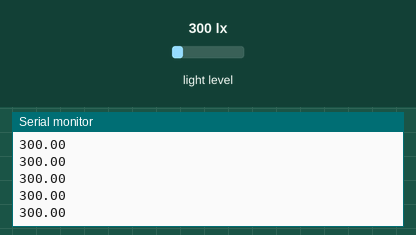
Simulated run of this sketch. Board: Arduino Uno, built with avr-gcc and run on an emulated ATmega328P. Shown: the last lines printed to the serial monitor. Inputs (shaded band) come from the test bench; at power-on: light level 300 lx.

Above: at 1.2 s.
1.3 s: light level set to 40 lx
At 1.39 s:
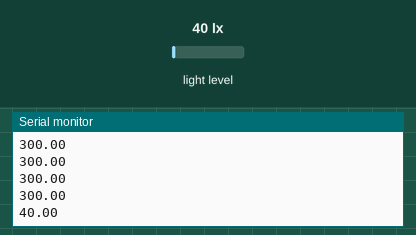
2.8 s: light level set to 500 lx
At 2.88 s:
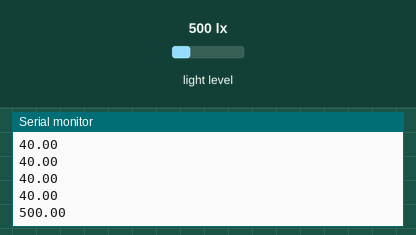
Timing chart, 0 to 5.8 s (numbered marks = the images above; inputs shaded):
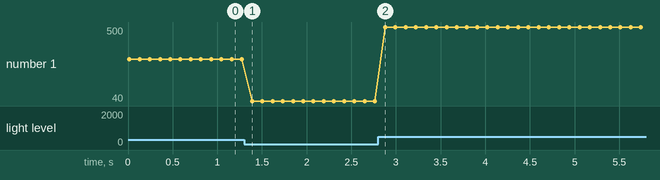

Measured:
- after the input at 1.3 s, the serial monitor: prints a new line after 0.09 s (image 1)
- after the input at 2.8 s, the serial monitor: prints a new line after 0.08 s (image 2)
- plotted number 1: 300 → 40 after the input at 1.3 s, 40 → 500 after the input at 2.8 s

The sketch:

LightDataCollectionArduino.ino
```cpp
#include <Wire.h>
#include <Adafruit_Sensor.h>
#include <Adafruit_TSL2561_U.h>

Adafruit_TSL2561_Unified tsl = Adafruit_TSL2561_Unified(TSL2561_ADDR_LOW, 12345);

float sensor_lux=0.00;


void setup()
{
  Serial.begin(9600);
  tsl.begin();
}
void loop()
{
  sensors_event_t event;
  tsl.getEvent(&event);
  /* Display the results (light is measured in lux) */
  if (event.light) {
    sensor_lux=event.light;
    Serial.println(sensor_lux);
  }
  delay(100);
}
```
